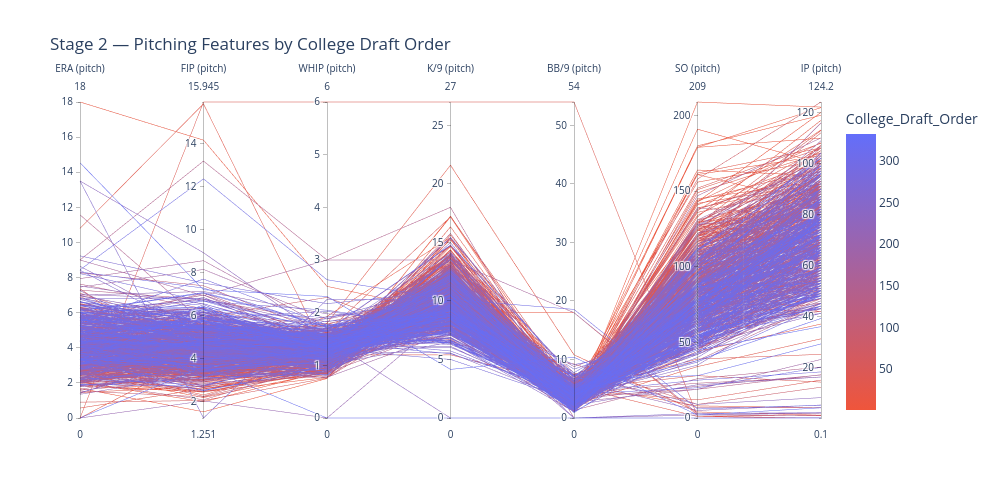

The notebook cell saved with this chart:
### Code cell
# Parallel coordinates: pitching features by college draft order
pcp_features = ['era_pitch', 'fip_pitch', 'whip_pitch', 'k/9_pitch', 'bb/9_pitch', 'so_pitch', 'ip_pitch']

plot_pcp(draftedClean_df, pcp_features, 'College_Draft_Order', stage=2, name='pcp', sample=None,
         title='Stage 2 — Pitching Features by College Draft Order')

### Figure 1 — Plotly figure (JSON) as saved in the notebook; plotly's stock layout.template omitted (floating-point values rounded to 4 significant figures; data arrays with more than 128 entries replaced by an {"elided": "..."} marker saying what was removed)
{"data": [{"dimensions": [{"label": "ERA (pitch)", "values": {"elided": "786 float values"}}, {"label": "FIP (pitch)", "values": {"elided": "786 float values"}}, {"label": "WHIP (pitch)", "values": {"elided": "786 float values"}}, {"label": "K/9 (pitch)", "values": {"elided": "786 float values"}}, {"label": "BB/9 (pitch)", "values": {"elided": "786 float values"}}, {"label": "SO (pitch)", "values": {"elided": "786 float values"}}, {"label": "IP (pitch)", "values": {"elided": "786 float values"}}], "domain": {"x": [0, 1], "y": [0, 1]}, "line": {"color": {"elided": "786 int values"}, "coloraxis": "coloraxis"}, "name": "", "type": "parcoords"}], "layout": {"coloraxis": {"colorbar": {"title": {"text": "College_Draft_Order"}}, "colorscale": [[0, "#EF553B"], [1, "#636EFA"]]}, "height": 500, "legend": {"tracegroupgap": 0}, "title": {"text": "Stage 2 — Pitching Features by College Draft Order"}, "width": 1000}}
